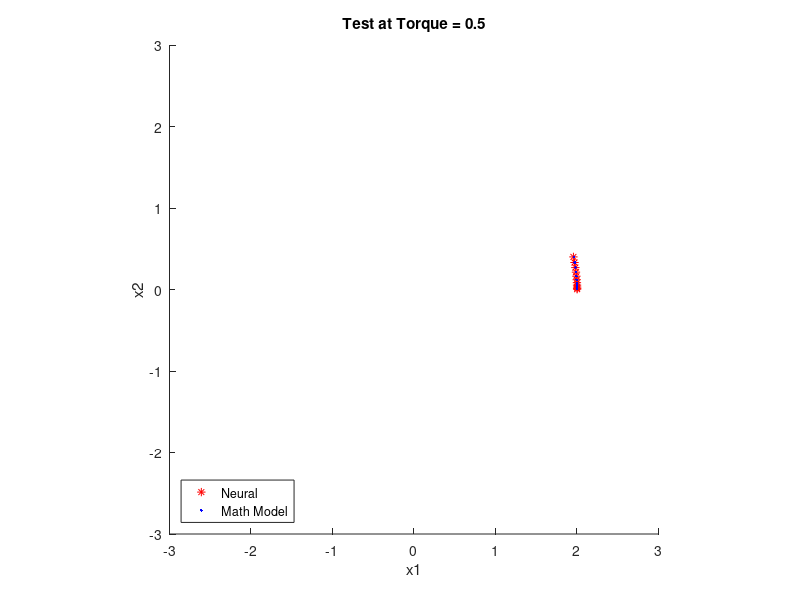
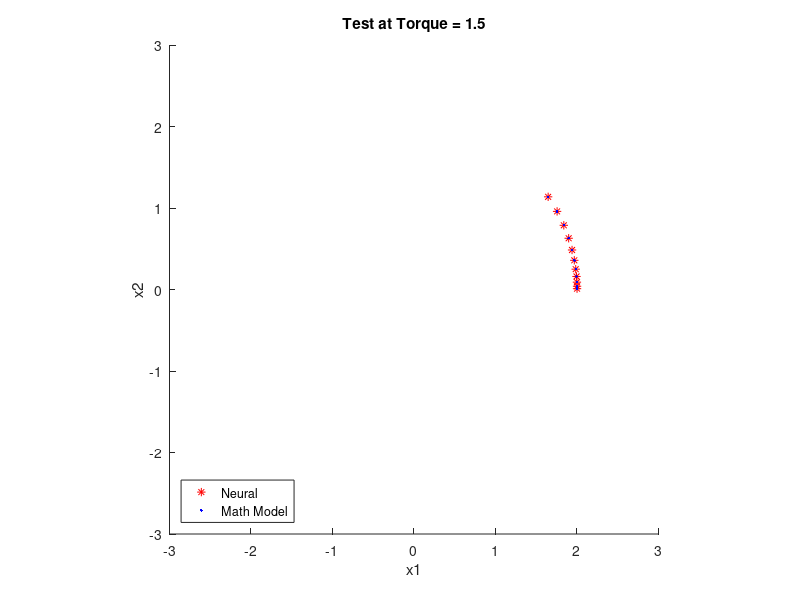
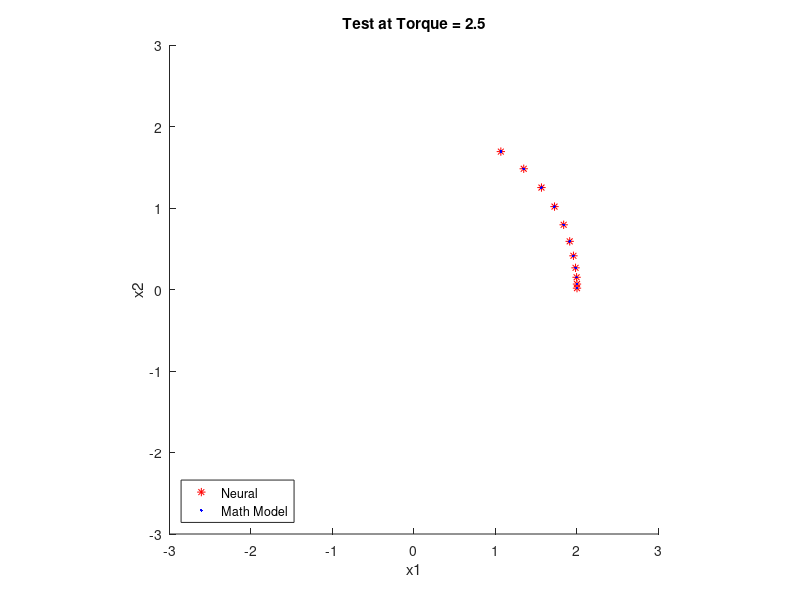
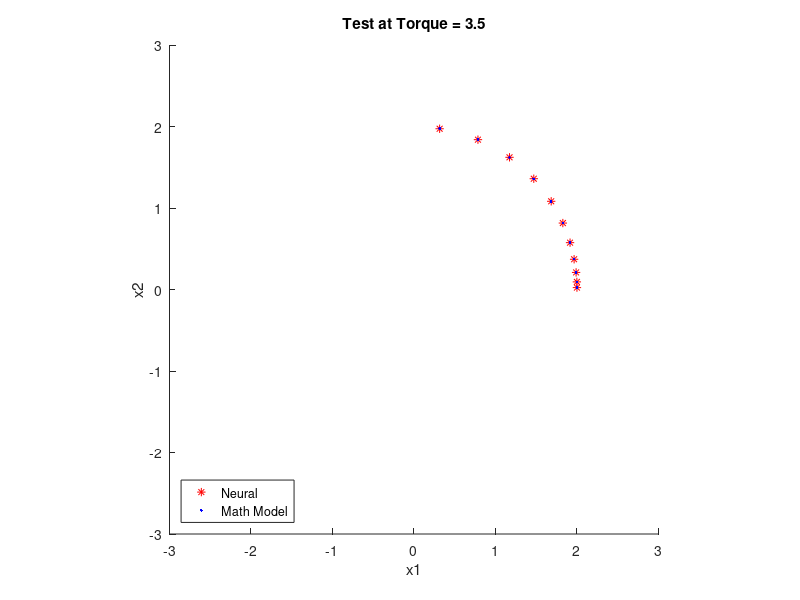

MATLAB code for these plots, in order:
clear; close all; clc;
load("t_4_ESin.mat")

theta = @(t,J,T) (T/(2*J))*t^2;
omega = @(t,J,T) (T/J)*t;
J = 1.5;
l = 2;

t = 0:.1:1.1;

Ttra = [1,2,3,4];

Ttes = [.5, 1.5, 2.5, 3.5, 4.5, 5.5];

n = length(Ttra);
m = length(t)-1;
for ii = 1:n
    for jj = 1:m
        tra((ii-1)*m+jj,:) = [Ttra(ii),...
            theta(t(jj),J,Ttra(ii)),...
            omega(t(jj),J,Ttra(ii)),...
            l*cos(theta(t(jj+1),J,Ttra(ii))),...
            l*sin(theta(t(jj+1),J,Ttra(ii))),...
            theta(t(jj+1),J,Ttra(ii)),...
            omega(t(jj+1),J,Ttra(ii))];
    end
end

n = length(Ttes);
for ii = 1:n
    for jj = 1:m
        tes((ii-1)*m+jj,:) = [Ttes(ii),...
            theta(t(jj),J,Ttes(ii)),...
            omega(t(jj),J,Ttes(ii)),...
            l*cos(theta(t(jj+1),J,Ttes(ii))),...
            l*sin(theta(t(jj+1),J,Ttes(ii))),...
            theta(t(jj+1),J,Ttes(ii)),...
            omega(t(jj+1),J,Ttes(ii))];
    end
end

% n = length(Ttra);
% m = length(t);
% for ii = 1:n
%     for jj = 1:m
%         tra((ii-1)*m+jj,:) = [Ttra(ii),t(jj),theta(t(jj),J,Ttra(ii)),omega(t(jj),J, ...
%             Ttra(ii)),l*cos(theta(t(jj),J,Ttra(ii))),l*sin(theta(t(jj),J,Ttra(ii)))];
%     end
% end
% 
% n = length(Ttes);
% m = length(t);
% for ii = 1:n
%     for jj = 1:m
%         tes((ii-1)*m+jj,:) = [Ttes(ii), t(jj), theta(t(jj),J,Ttes(ii)), omega(t(jj),J, ...
%             Ttes(ii)), l*cos(theta(t(jj),J,Ttes(ii))), l*sin(theta(t(jj),J,Ttes(ii)))];
%     end
% end


% for ii = 1:n
% figure
% axis([-3,3,-3,3],'square')
% hold on
% plot(results(1+m*(ii-1):m*ii,5),results(1+m*(ii-1):m*ii,6),"*")
% plot(results(1+m*(ii-1):m*ii,1),results(1+m*(ii-1):m*ii,2),".")
% xlabel('x1')
% ylabel('x2')
% tes_title = ['Test at Torque = ', num2str(Ttes(ii))];
% title(tes_title)
% legend('Neural','Math Model','Location','southwest')
% end

load("t_4_ESin.mat")
for ii = 1:n
figure
axis([-3,3,-3,3],'square')
hold on
plot(results(1+m*(ii-1):m*ii,5),results(1+m*(ii-1):m*ii,6),"*r")
plot(results(1+m*(ii-1):m*ii,1),results(1+m*(ii-1):m*ii,2),".b")
xlabel('x1')
ylabel('x2')
tes_title = ['Test at Torque = ', num2str(Ttes(ii))];
title(tes_title)
legend('Neural','Math Model','Location','southwest')
end

for ii = 1:4
figure
axis([-3,3,-3,3],'square')
hold on
plot(tra(1+m*(ii-1):m*ii,4),tra(1+m*(ii-1):m*ii,5),'.')
xlabel('x1')
ylabel('x2')
tes_title = ['Training at Torque = ', num2str(Ttra(ii))];
title(tes_title)
end

% figure
% axis([-3,3,-3,3],'square')
% hold on
% % plot(results(:,1),results(:,2),"*")
% for ii = 1:4
%     plot(tra(1+m*(ii-1):m*ii,4),tra(1+m*(ii-1):m*ii,5),'.')
% end
% hold off
% xlabel('x1')
% ylabel('x2')
% title('Training Data')
% legend('Neural','T=1','T=2','T=3','T=4','Location','southwest')
% 
% figure
% axis([-3,3,-3,3],'square')
% hold on
% % plot(results(:,5),results(:,6),"*")
% for ii = 1:n
%     plot(tes(1+m*(ii-1):m*ii,4),tes(1+m*(ii-1):m*ii,5),'.')
% end
% xlabel('x1')
% ylabel('x2')
% title('Testing Data')
% legend('Neural','T=.5','T=1.5','T=2.5','T=3.5','T=4.5','T=5.5','Location','southwest')
